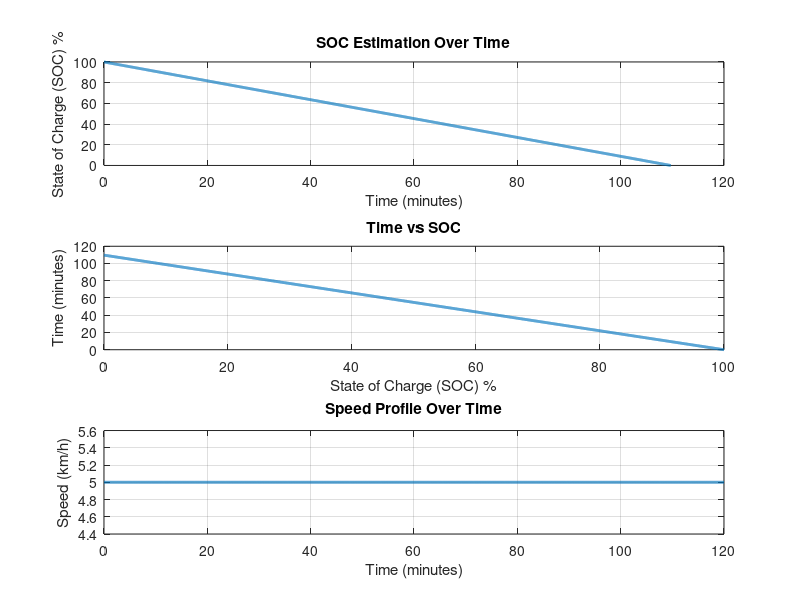

The MATLAB source for this figure:
% SOC_Estimation.m
% Script for State of Charge (SOC) estimation under variable load
% based on weight and user-defined speed profile.

% -----------------------------
% Parameters
% -----------------------------
battery_capacity_Ah = 10;  % Battery capacity in Ah
battery_voltage = 36;      % Battery voltage in volts
cycle_weight = 20;         % Weight of the cycle in kg
person_weight = 70;        % Weight of the rider in kg
total_weight = cycle_weight + person_weight;  % Total load in kg
initial_soc = 100;         % Initial SOC in percentage

% Load parameters
base_load = 150;           % Base load power in Watts
weight_factor = 0.5;       % Power scaling factor by weight
speed_factor = 1;          % Power scaling factor by speed

% Time parameters
time_step = 1;             % Time step in seconds
max_duration = 7200;       % Maximum simulation duration in seconds (2 hours)
time = 0:time_step:max_duration;

% -----------------------------
% User Input: Speed Profile
% -----------------------------
prompt = 'Enter speed in km/h (single value or array for variable speed): ';
user_speed_input = input(prompt);  % Example: [10, 15, 20, 25] for varying speeds

% Handle constant or variable speed inputs
if length(user_speed_input) == 1
    speed_profile = user_speed_input * ones(size(time));  % Constant speed
else
    % Interpolation for variable speed inputs
    speed_time_points = linspace(0, max_duration, length(user_speed_input));
    speed_profile = interp1(speed_time_points, user_speed_input, time);
end

% Convert speed from km/h to m/s
speed_profile_mps = speed_profile * 1000 / 3600;

% -----------------------------
% Load and SOC Calculation
% -----------------------------
load_power_profile = base_load + weight_factor * total_weight + speed_factor * speed_profile_mps.^2;
battery_capacity_Wh = battery_capacity_Ah * battery_voltage;  % Battery capacity in Wh
soc = zeros(size(time));  % SOC array
soc(1) = initial_soc;     % Initial SOC

% SOC Calculation Loop
time_to_zero_soc = 0;  % Time to reach 0% SOC
for i = 2:length(time)
    power_consumption = load_power_profile(i);  % Power consumed
    energy_consumed_Wh = power_consumption * (time_step / 3600);  % Energy in Wh
    soc(i) = soc(i-1) - (energy_consumed_Wh / battery_capacity_Wh) * 100;  % Update SOC
   
    % Check if SOC reaches 0%
    if soc(i) <= 0
        soc(i) = 0;
        time_to_zero_soc = time(i);  % Record time for 0% SOC
        break;
    end
end

% -----------------------------
% Results Visualization
% -----------------------------
figure;

% Plot 1: SOC over time
subplot(3,1,1);
plot(time(1:i) / 60, soc(1:i), 'LineWidth', 2);
xlabel('Time (minutes)');
ylabel('State of Charge (SOC) %');
title('SOC Estimation Over Time');
grid on;

% Plot 2: Time vs SOC
subplot(3,1,2);
plot(soc(1:i), time(1:i) / 60, 'LineWidth', 2);
xlabel('State of Charge (SOC) %');
ylabel('Time (minutes)');
title('Time vs SOC');
grid on;

% Plot 3: Speed profile over time
subplot(3,1,3);
plot(time / 60, speed_profile, 'LineWidth', 2);
xlabel('Time (minutes)');
ylabel('Speed (km/h)');
title('Speed Profile Over Time');
grid on;

% Display time to 0% SOC
disp(['Time to reach 0% SOC: ', num2str(time_to_zero_soc / 60), ' minutes']);

